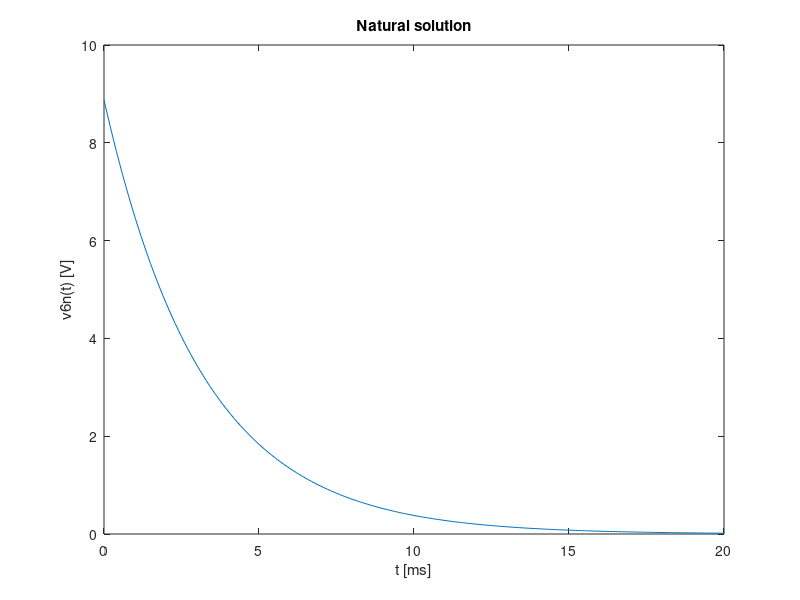

The MATLAB script that drew this image:
close all
clear all

format long

fp = fopen("data.txt", "r")

Data = fscanf(fp, "%*s = %f")

fclose(fp)

R1 = Data(1) * 10^3;
R2 = Data(2) * 10^3;
R3 = Data(3) * 10^3;
R4 = Data(4) * 10^3;
R5 = Data(5) * 10^3;
R6 = Data(6) * 10^3;
R7 = Data(7) * 10^3;
Vs = Data(8);
C = Data(9) * 10^(-6);
Kb = Data(10) * 10^(-3);
Kd = Data(11) * 10^3;

diary "data1_ng.txt"
diary on
printf("R1 1 2 %.11fk\n", Data(1))
printf("R2 2 3 %.11fk\n", Data(2))
printf("R3 2 5 %.11fk\n", Data(3))
printf("R4 5 0 %.11fk\n", Data(4))
printf("R5 5 6 %.11fk\n", Data(5))
printf("R6 0 4 %.11fk\n", Data(6))
printf("R7 7 8 %.11fk\n", Data(7))
printf("Vs 1 0 DC %.11f\n", Data(8))
printf("C 6 8 %.11fu\n", Data(9))
printf("Gb 6 3 (2,5) %.11fm\n", Data(10))
printf("Hd 5 8 Vaux %.11fk\n", Data(11))
printf("Vaux 4 7 DC 0")
diary off

A = [-1/R1, 1/R1 + 1/R2 + 1/R3, -1/R2, -1/R3, 0, 0, 0;
     
      0, Kb + 1/R2, -1/R2, -Kb, 0, 0, 0;
     
      0, -1/R3, 0, 1/R3 + 1/R4 + 1/R5, -1/R5, -1/R7, 1/R7;
     
      0, Kb, 0, -(1/R5 + Kb), 1/R5, 0, 0;
      
      0, 0, 0, 0, 0, 1/R6 + 1/R7, -1/R7;
      
      1, 0, 0, 0, 0, 0, 0;
      
      0, 0, 0, 1, 0, Kd/R6, -1]

B = [0; 0; 0; 0; 0; Vs; 0]
D = A\B

V1_1 = D(1);
V2_1 = D(2);
V3_1 = D(3);
V5_1 = D(4);
V6_1 = D(5);
V7_1 = D(6);
V8_1 = D(7);

I1_1 = (V1_1 - V2_1)/R1;
I2_1 = (V2_1 - V3_1)/R2;
I3_1 = (V2_1 - V5_1)/R3;
I4_1 = V5_1/R4;
I5_1 = (V5_1 - V6_1)/R5;
I6_1 = -V7_1/R6;
I7_1 = (V7_1 - V8_1)/R7;

Ib_1 = Kb*(V2_1 - V5_1);

diary "Nodal1_tab.tex"
diary on
printf("$I_b$ & %e\n", Ib_1);
printf("$I_c$ & 0\n");
printf("$I_1$ & %e\n", I1_1);
printf("$I_2$ & %e\n", I2_1);
printf("$I_3$ & %e\n", I3_1);
printf("$I_4$ & %e\n", I4_1);
printf("$I_5$ & %e\n", I5_1);
printf("$I_6$ & %e\n", I6_1);
printf("$I_7$ & %e\n", I7_1);
printf("$V_1$ & %f\n", V1_1);
printf("$V_2$ & %f\n", V2_1);
printf("$V_3$ & %f\n", V3_1);
printf("$V_5$ & %f\n", V5_1);
printf("$V_6$ & %f\n", V6_1);
printf("$V_7$ & %f\n", V7_1);
printf("$V_8$ & %f\n", V8_1);
diary off

diary "data2_ng.txt"
diary on
printf("R1 1 2 %.11fk\n", Data(1));
printf("R2 2 3 %.11fk\n", Data(2));
printf("R3 2 5 %.11fk\n", Data(3));
printf("R4 5 0 %.11fk\n", Data(4));
printf("R5 5 6 %.11fk\n", Data(5));
printf("R6 0 4 %.11fk\n", Data(6));
printf("R7 7 8 %.11fk\n", Data(7));
printf("Vx 6 8 DC %.6f\n", V6_1-V8_1);
printf("Vs 1 0 DC 0\n");
printf("Vaux 4 7 DC 0\n");
printf("Hd 5 8 Vaux %.11fk\n", Data(11));
printf("Gb 6 3 (2,5) %.11fm\n", Data(10));
diary off
    
A = [-1/R1, 1/R1 + 1/R2 + 1/R3, -1/R2, -1/R3, 0, 0, 0;
     
      0, Kb + 1/R2, -1/R2, -Kb, 0, 0, 0;
     
      1/R1, -1/R1, 0, -1/R4, 0, -1/R6, 0;
     
      0, 0, 0, 0, 1, 0, -1;
      
      0, 0, 0, 0, 0, 1/R6 + 1/R7, -1/R7;
      
      1, 0, 0, 0, 0, 0, 0;
      
      0, 0, 0, 1, 0, Kd/R6, -1]
    
B = [ 0; 0; 0; V6_1 - V8_1; 0; 0; 0]

D = A\B

Ix = Kb*(D(2)-D(4)) + (D(5)-D(4))/R5;

Req = (V6_1 - V8_1)/Ix

tau = Req*C

V1_2 = D(1);
V2_2 = D(2);
V3_2 = D(3);
V5_2 = D(4);
V6_2 = D(5);
V7_2 = D(6);
V8_2 = D(7);

I1_2 = (V1_1 - V2_1)/R1;
I2_2 = (V2_1 - V3_1)/R2;
I3_2 = (V2_1 - V5_1)/R3;
I4_2 = V5_1/R4;
I5_2 = (V5_1 - V6_1)/R5;
I6_2 = -V7_1/R6;
I7_2 = (V7_1 - V8_1)/R7;

Ib_2 = Kd*(V2_2 - V5_2);

diary "Nodal2_tab.tex"
diary on
printf("$I_b$ & %e\n", Ib_2);
printf("$I_c$ & %e\n", Ix);
printf("$I_1$ & %e\n", I1_2);
printf("$I_2$ & %e\n", I2_2);
printf("$I_3$ & %e\n", I3_2);
printf("$I_4$ & %e\n", I4_2);
printf("$I_5$ & %e\n", I5_2);
printf("$I_6$ & %e\n", I6_2);
printf("$I_7$ & %e\n", I7_2);
printf("$V_1$ & %f\n", V1_2);
printf("$V_2$ & %f\n", V2_2);
printf("$V_3$ & %f\n", V3_2);
printf("$V_5$ & %f\n", V5_2);
printf("$V_6$ & %f\n", V6_2);
printf("$V_7$ & %f\n", V7_2);
printf("$V_8$ & %f\n", V8_2);
printf("$R_{eq}$ & %f\n", Req);
printf("$\\tau$ & %f\n", tau);
diary off

diary "data3_ng.txt"
diary on
printf("R1 1 2 %.11fk\n", Data(1));
printf("R2 2 3 %.11fk\n", Data(2));
printf("R3 2 5 %.11fk\n", Data(3));
printf("R4 5 0 %.11fk\n", Data(4));
printf("R5 5 6 %.11fk\n", Data(5));
printf("R6 0 4 %.11fk\n", Data(6));
printf("R7 7 8 %.11fk\n", Data(7));
printf("C 6 8 %.11fu\n", Data(9));
printf("Vs 1 0 DC 0\n");
printf("Vaux 4 7 DC 0\n");
printf("Hd 5 8 Vaux %.11fk\n", Data(11));
printf("Gb 6 3 (2,5) %.11fm\n", Data(10));
printf(".ic v(6) = %.11f v(8) = 0", V6_1 - V8_1);
diary off

Vx = V6_1 - V8_1

v6n = figure();
x = 0:0.1:20;
plot(x, Vx * e.^(-x*10^(-3)/tau));
xlabel ("t [ms]");
ylabel ("v6n(t) [V]");
title ("Natural solution");

print(v6n, "natural.eps", "-depsc");

diary "data4_ng.txt"
diary on
printf("R1 1 2 %.11fk\n", Data(1));
printf("R2 2 3 %.11fk\n", Data(2));
printf("R3 2 5 %.11fk\n", Data(3));
printf("R4 5 0 %.11fk\n", Data(4));
printf("R5 5 6 %.11fk\n", Data(5));
printf("R6 0 4 %.11fk\n", Data(6));
printf("R7 7 8 %.11fk\n", Data(7));
printf("C 6 8 %.11fu\n", Data(9));
printf("Vs 1 0 DC 0 AC 1 SIN(0 1 1k)\n", Data(8));
printf("Vaux 4 7 DC 0\n");
printf("Hd 5 8 Vaux %.11fk\n", Data(11));
printf("Gb 6 3 (2,5) %.11fm\n", Data(10));
printf(".ic v(6) = %.11f v(8) = 0", V6_1 - V8_1);
diary off